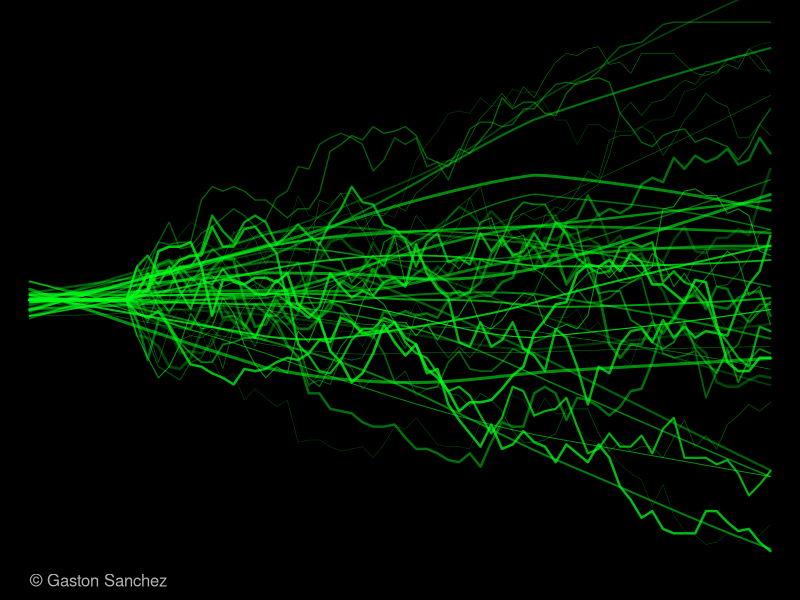

This figure's R source: (Note: this script raises an error after producing the figure.)
##################################################################################
# Title:      Green Bolts
# Copyright:  Copyright (c) 2012, under the Simplified BSD License
# Author:     Gaston Sanchez
# url:        www.gastonsanchez.com/projects/rtist
##################################################################################

# Don't use my working directory!
setwd("/Users/gaston/Documents/Rtist_Plots/Images")

# ========================================================================
# Green Bolts
# ========================================================================
# population size
size = 250
# number of bolts
n = 50
# number of generations
gens = 70
# colors
greens = hsv(h=.35, s=1, v=1, alpha=runif(n,0.2,0.8))

png("green_bolts.png", width=700, height=400)
# set graphical parameters
par(mar=rep(0, 4), bg='black')
# plot
plot(1:gens, rep(0,gens), type='l', ylim=c(0,1), xaxt='n', yaxt='n',
     xlab="", ylab="")
for (j in 1:n)
{
  # initial probability
  p = 0.5
  freq = c(rep(p,10), rep(NA, gens-10))
  for (i in 11:gens)
  {
    aux = rbinom(1, size, p)
    p = aux / size
    freq[i] = p
  }
  lwds = sample(seq(0.25, 3, by=0.15), 1)
  # tossing coin
  coin = rbinom(1, 1, 0.5)
  if (coin == 0)
  {
    temp = lowess(freq ~ 1:gens)
    lines(temp$x, temp$y, col=greens[j], lwd=lwds)
  } else {
    lines(1:gens, freq, type='l', col=greens[j], lwd=lwds)  	
  }
}
# signature
legend("bottomleft", legend="© Gaston Sanchez", bty="n", text.col="gray70")
# reset par
par(op)
dev.off()